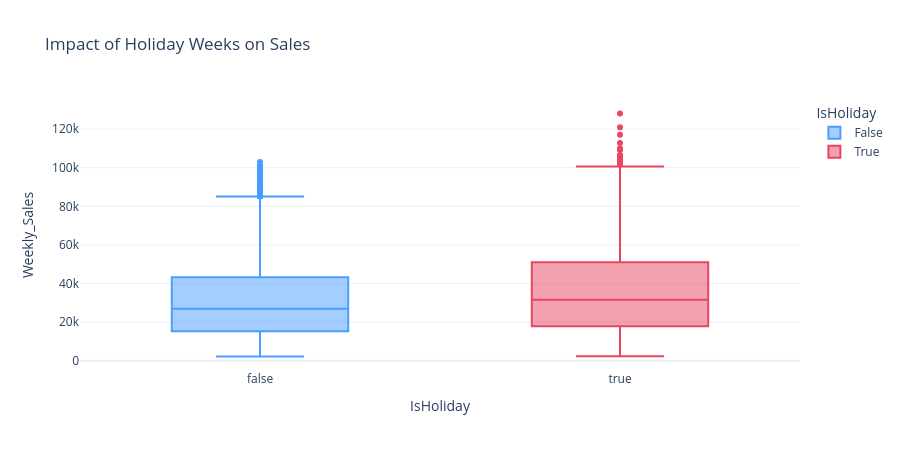

The cell this chart's notebook holds for it:
### Markdown cell above
## Chart 5 — Holiday Impact on Sales

### Code cell
fig5 = px.box(df, x='IsHoliday', y='Weekly_Sales',
              color='IsHoliday',
              color_discrete_map={True: '#e94560', False: '#4a9eff'},
              title='Impact of Holiday Weeks on Sales')
fig5.update_layout(height=450, template='plotly_white')
fig5.show()

### Figure 1 — Plotly figure (JSON) as saved in the notebook; plotly's stock layout.template omitted (floating-point values rounded to 4 significant figures; data arrays with more than 128 entries replaced by an {"elided": "..."} marker saying what was removed)
{"data": [{"alignmentgroup": "True", "hovertemplate": "IsHoliday=%{x}<br>Weekly_Sales=%{y}<extra></extra>", "legendgroup": "False", "marker": {"color": "#4a9eff"}, "name": "False", "notched": false, "offsetgroup": "False", "orientation": "v", "showlegend": true, "type": "box", "x": {"elided": "27000 bool values"}, "x0": " ", "xaxis": "x", "y": {"elided": "27000 float values"}, "y0": " ", "yaxis": "y"}, {"alignmentgroup": "True", "hovertemplate": "IsHoliday=%{x}<br>Weekly_Sales=%{y}<extra></extra>", "legendgroup": "True", "marker": {"color": "#e94560"}, "name": "True", "notched": false, "offsetgroup": "True", "orientation": "v", "showlegend": true, "type": "box", "x": {"elided": "2000 bool values"}, "x0": " ", "xaxis": "x", "y": {"elided": "2000 float values"}, "y0": " ", "yaxis": "y"}], "layout": {"boxmode": "overlay", "height": 450, "legend": {"title": {"text": "IsHoliday"}, "tracegroupgap": 0}, "title": {"text": "Impact of Holiday Weeks on Sales"}, "xaxis": {"anchor": "y", "categoryarray": [false, true], "categoryorder": "array", "domain": [0, 1], "title": {"text": "IsHoliday"}}, "yaxis": {"anchor": "x", "domain": [0, 1], "title": {"text": "Weekly_Sales"}}}}
